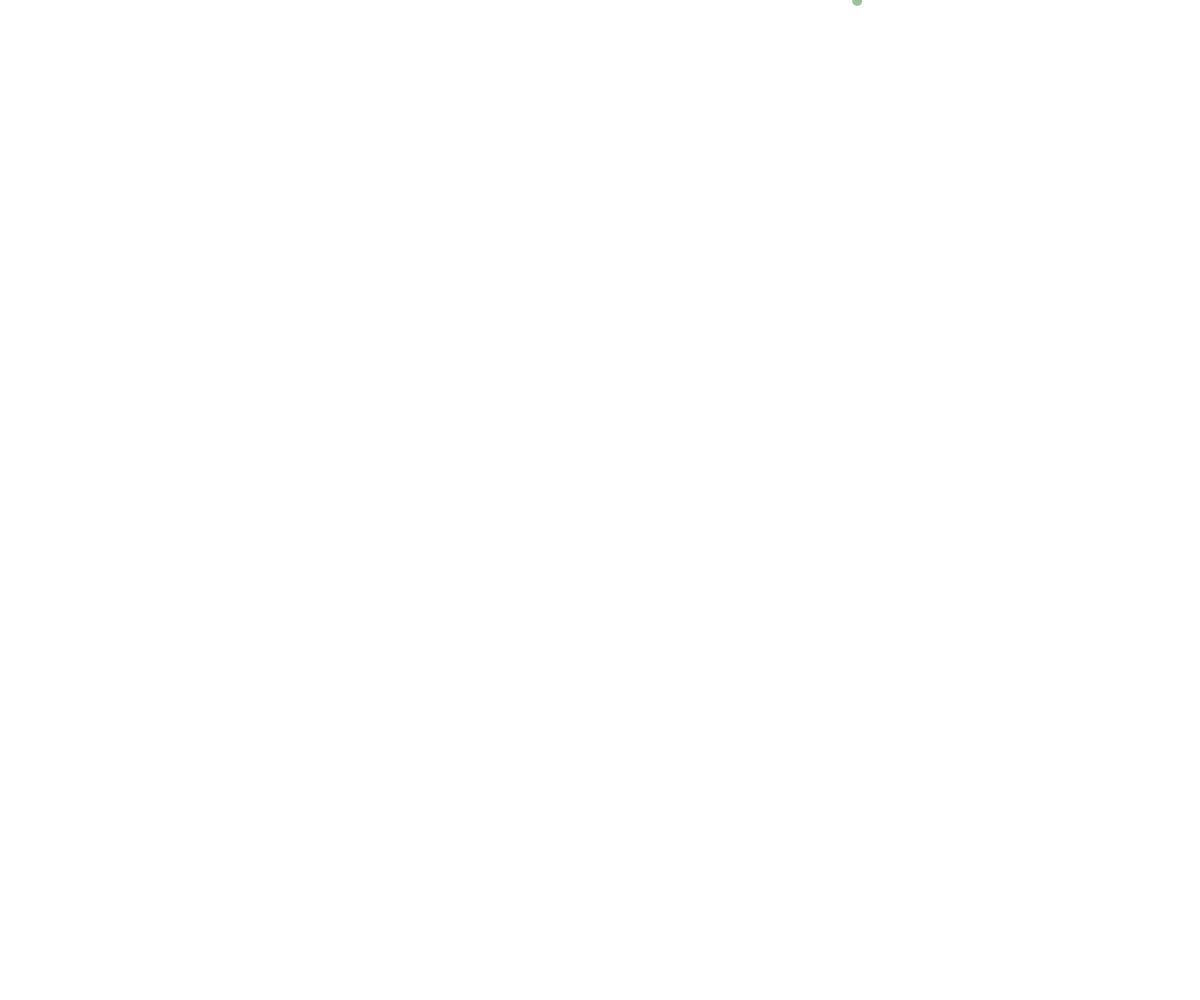
Frame 1 (no input)
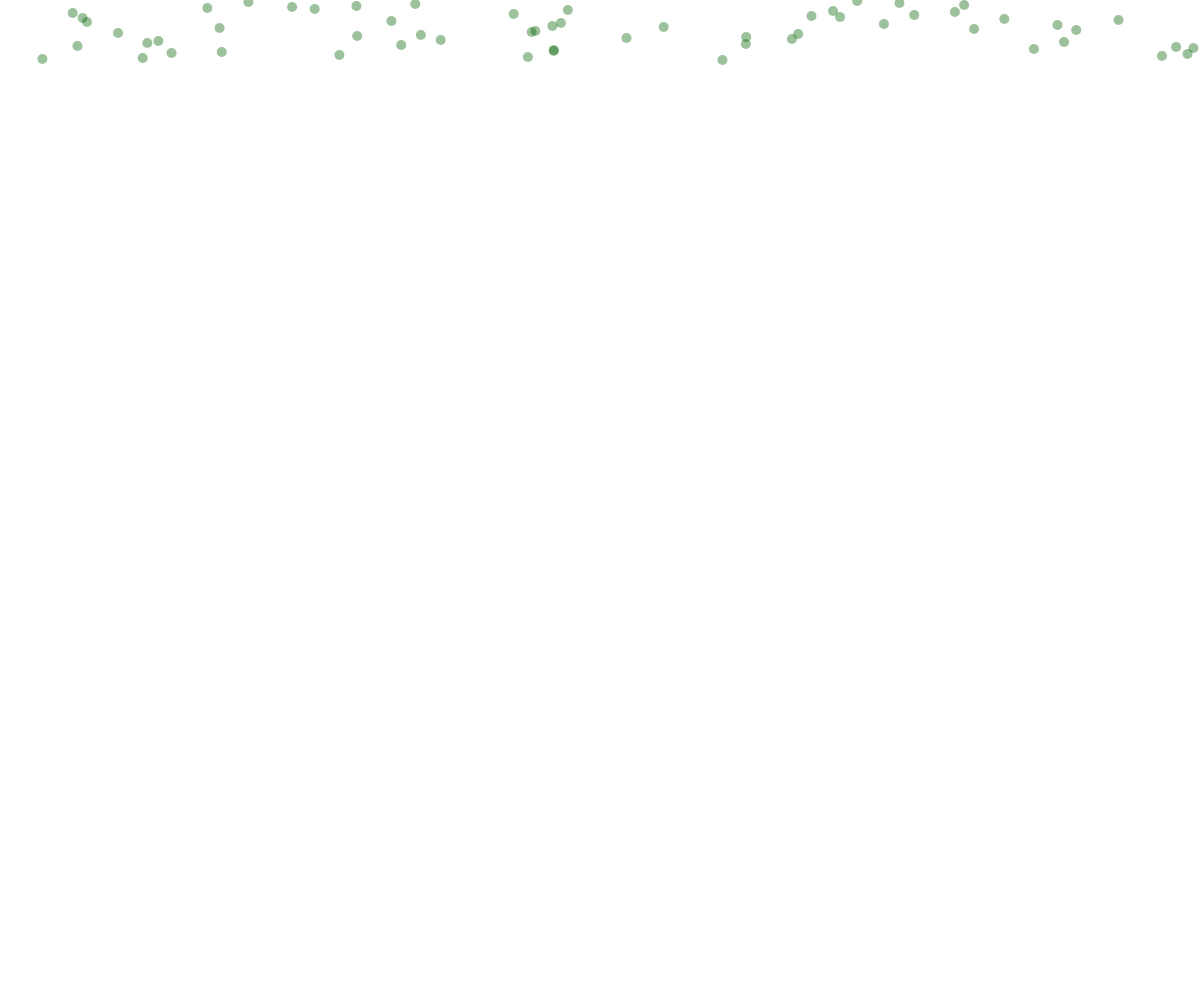
Frame 60 (no input)
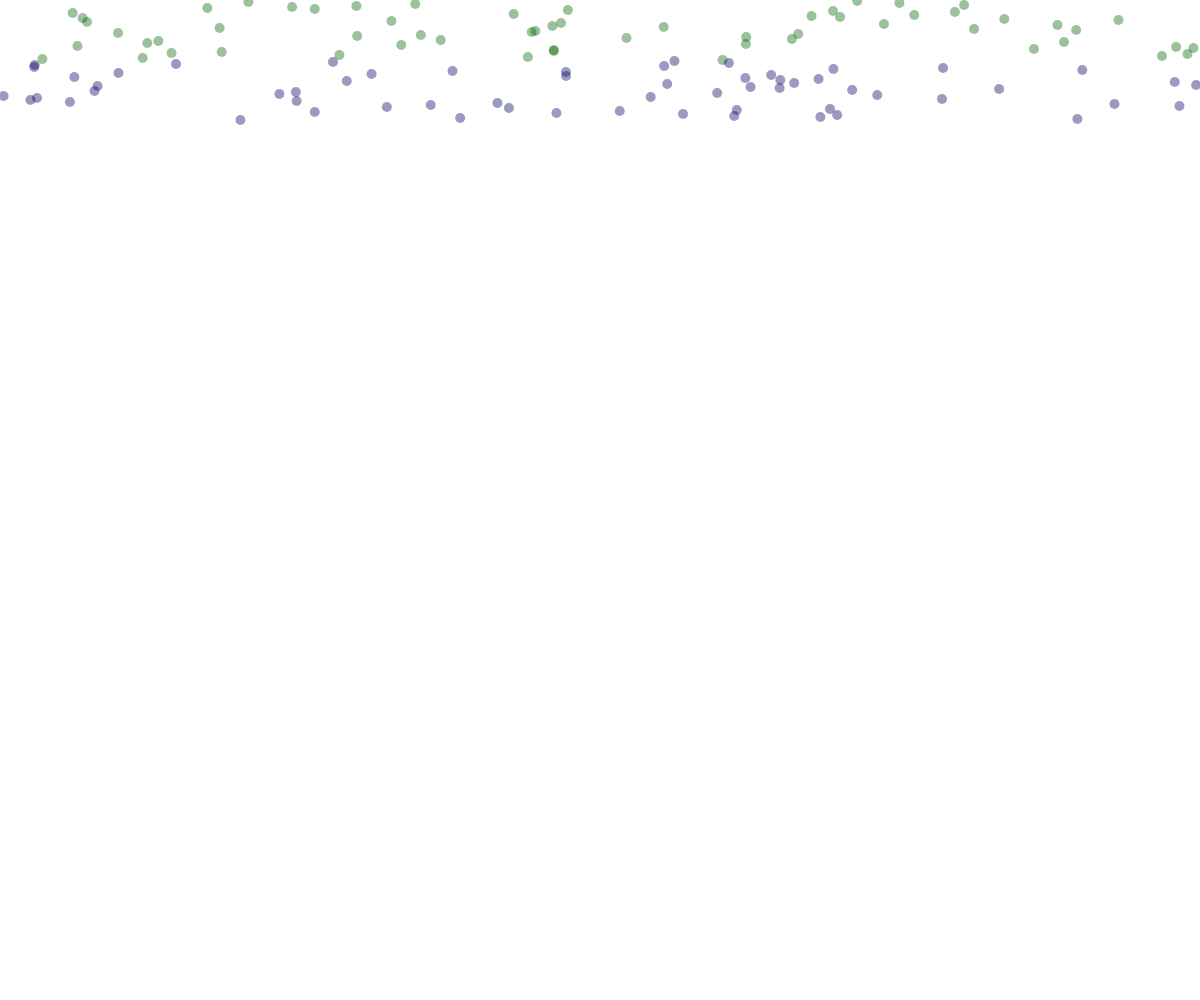
Frame 120 (the mouse pressed at the canvas centre since frame 60)

The p5.js sketch that drew these frames (run headless with seeded random() and noise() and a simulated clock; from frame 60 on, the mouse is pressed at the canvas centre):

// p5.js sketch
// ── sketch.js
let rain = {
  x : 0,
  y : 0,
  wi : 10,
  hi : 10,
};
let rainColor = 0
;
function bigDot() {
  if ( rain.y >= windowHeight / 2) {
  rain.wi = rain.wi + 1 % 20 }
  else { rain.wi = 10}
  print(rain.y)
};

//above makes the dots get big when below halfway point
//above defining rain variables//

function setup() {
  createCanvas( windowWidth, windowHeight );
  //creating a canvas//
  frameRate(60);
  //setting framerate//
  background('white');
  let dotBlue = color( 0, 100, 0, 100);
  let dotGreen = color( 0, 0, 100, 100);
  let dotRed = color( 100, 0, 0, 100);
  let rainArray = [dotBlue, dotGreen, dotRed];
//defining rain array variables for canvas


}
//create dots that slowly go down the screen with random transparency and blue coloration//
function draw() {
//below function makes rain go down by one pixel per loop, then reset once it reaches the bottom//
let dotBlue = color( 0, 100, 0, 100);
let dotGreen = color( 0, 0, 100, 100);
let dotRed = color( 100, 0, 0, 100);
  let rainArray = [dotBlue, dotGreen, dotRed];
  rain.y = rain.y + 1;
  rain.y = rain.y % windowHeight;
  rain.x = random(0 , width);
  //nnothing goes here
// defining rain variables for draw
  noStroke();
  fill ( rainArray[rainColor] );
  ellipse ( rain.x, rain.y, rain.wi, rain.hi );
  //print(rain.y)
};

function mousePressed() {
  let dotBlue = color( 0, 100, 0, 100);
  let dotGreen = color( 0, 0, 100, 100);
  let dotRed = color( 100, 0, 0, 100);
    let rainArray = [dotBlue, dotGreen, dotRed];
  rainColor = rainColor + 1;
//defining rain variables for mousepressed
  if (rainColor == rainArray.length) {
    rainColor = 0;

  };




};
